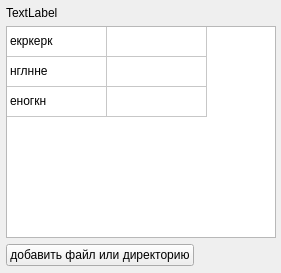
<?xml version="1.0" encoding="UTF-8"?>
<ui version="4.0">
 <class>Audit</class>
 <widget class="QWidget" name="Audit">
  <property name="geometry">
   <rect>
    <x>0</x>
    <y>0</y>
    <width>281</width>
    <height>273</height>
   </rect>
  </property>
  <property name="sizePolicy">
   <sizepolicy hsizetype="Fixed" vsizetype="Fixed">
    <horstretch>0</horstretch>
    <verstretch>0</verstretch>
   </sizepolicy>
  </property>
  <property name="minimumSize">
   <size>
    <width>281</width>
    <height>273</height>
   </size>
  </property>
  <property name="maximumSize">
   <size>
    <width>281</width>
    <height>273</height>
   </size>
  </property>
  <property name="baseSize">
   <size>
    <width>380</width>
    <height>380</height>
   </size>
  </property>
  <property name="windowTitle">
   <string>Form</string>
  </property>
  <widget class="QWidget" name="">
   <property name="geometry">
    <rect>
     <x>6</x>
     <y>6</y>
     <width>270</width>
     <height>260</height>
    </rect>
   </property>
   <layout class="QGridLayout" name="gridLayout">
    <property name="sizeConstraint">
     <enum>QLayout::SetDefaultConstraint</enum>
    </property>
    <item row="0" column="0">
     <widget class="QLabel" name="label">
      <property name="text">
       <string>TextLabel</string>
      </property>
     </widget>
    </item>
    <item row="1" column="0">
     <widget class="QTableWidget" name="tableWidget">
      <attribute name="horizontalHeaderVisible">
       <bool>false</bool>
      </attribute>
      <attribute name="verticalHeaderVisible">
       <bool>false</bool>
      </attribute>
      <row>
       <property name="text">
        <string>Новая строка</string>
       </property>
      </row>
      <row>
       <property name="text">
        <string>Новая строка</string>
       </property>
      </row>
      <row>
       <property name="text">
        <string>Новая строка</string>
       </property>
      </row>
      <column>
       <property name="text">
        <string>Новый столбец</string>
       </property>
      </column>
      <column>
       <property name="text">
        <string>Новый столбец</string>
       </property>
      </column>
      <item row="0" column="0">
       <property name="text">
        <string>екркерк</string>
       </property>
      </item>
      <item row="1" column="0">
       <property name="text">
        <string>нглнне</string>
       </property>
      </item>
      <item row="2" column="0">
       <property name="text">
        <string>еногкн</string>
       </property>
      </item>
     </widget>
    </item>
    <item row="2" column="0">
     <layout class="QHBoxLayout" name="horizontalLayout">
      <item>
       <widget class="QPushButton" name="pushButton">
        <property name="sizePolicy">
         <sizepolicy hsizetype="Fixed" vsizetype="Fixed">
          <horstretch>0</horstretch>
          <verstretch>0</verstretch>
         </sizepolicy>
        </property>
        <property name="maximumSize">
         <size>
          <width>220</width>
          <height>34</height>
         </size>
        </property>
        <property name="text">
         <string>добавить файл или директорию</string>
        </property>
       </widget>
      </item>
      <item>
       <spacer name="horizontalSpacer">
        <property name="orientation">
         <enum>Qt::Horizontal</enum>
        </property>
        <property name="sizeHint" stdset="0">
         <size>
          <width>40</width>
          <height>20</height>
         </size>
        </property>
       </spacer>
      </item>
     </layout>
    </item>
   </layout>
  </widget>
 </widget>
 <resources/>
 <connections/>
</ui>
